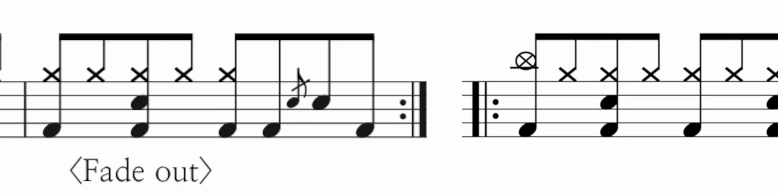
#> input picture backend/tests/fixtures/real_repeat_gpYDVEsuXio_end_repeat.png, 778 x 194 px
$ python -i system_detect.py   (imports and definitions only)
#> lines starting #> are read from the running program, lines starting #| are printed output that depends on the picture; after the words box and inside, x2 and y2 are one past the last pixel; in counts of white or black regions, pixels touching at a corner belong together
"""Staff, barline and system-region detection for captured drum scores.

Port of the corpus detector ``tools/measure_detect.py`` (drum-score corpus)
(the "hardened" detector that reproduces the corpus golden set, 67 captures /
367 barlines). The staff and barline primitives keep that file's behavior; the
source line ranges are cited on each function. ``system_regions`` is new: it
groups staff segments into screen rows and estimates each row's notation
envelope for the observation manifest (design section 5).

Coordinates are pixels of the image passed in. Boxes are half-open
``[x0, y0, x1, y1]``.
"""

from __future__ import annotations

from typing import Any, Dict, List, Optional, Tuple

import cv2
import numpy as np

DETECTOR_VERSION = "measure_detect-port-1"


# --------------------------------------------------------------------------- #
# Ported primitives (behavior-preserving)
# --------------------------------------------------------------------------- #


def percentile_u8(gray: np.ndarray, q: float) -> float:
    """``np.percentile(gray, q)`` (default linear method) of a uint8 image, read from its
    histogram instead of partitioning the whole image. Same value: the two order statistics
    come from the cumulative histogram and are interpolated exactly as numpy's ``_lerp`` does."""
    n = int(gray.size)
    if gray.dtype != np.uint8 or gray.ndim != 2 or n == 0 or n >= (1 << 24):
        return float(np.percentile(gray, q))
    hist = cv2.calcHist([np.ascontiguousarray(gray)], [0], None, [256], [0, 256]).ravel().astype(np.int64)
    cum = np.cumsum(hist)
    virtual = (n - 1) * (float(q) / 100.0)  # numpy "linear"
    if virtual >= n - 1:
        return float(np.searchsorted(cum, n - 1, side="right"))
    lo = max(int(np.floor(virtual)), 0)
    t = virtual - lo
    a = float(np.searchsorted(cum, lo, side="right"))  # the lo-th (0-based) order statistic
    b = float(np.searchsorted(cum, lo + 1, side="right"))
    d = b - a
    return b - d * (1.0 - t) if t >= 0.5 else a + d * t


def normalize_polarity(img: np.ndarray) -> Tuple[np.ndarray, bool]:
    """Dark-theme scores (light ink on dark paper) are inverted to dark-on-light.

    Source: measure_detect.py:5-10.
    """
    gray = cv2.cvtColor(img, cv2.COLOR_BGR2GRAY)
    if percentile_u8(gray, 50) < 110:
        return 255 - img, True
    return img, False


def ink_mask(img: np.ndarray) -> np.ndarray:
    """Source: measure_detect.py:13-16."""
    gray = cv2.cvtColor(img, cv2.COLOR_BGR2GRAY)
    paper = np.percentile(gray, 75)
    return (gray < min(150, paper - 60)).astype(np.uint8)


def _line_rows(horiz: np.ndarray, min_frac: float) -> List[Tuple[float, int]]:
    """Source: measure_detect.py:19-30."""
    prof = horiz.sum(axis=1).astype(float)
    if prof.max() <= 0:
        return []
    rows = np.flatnonzero(prof >= max(min_frac * horiz.shape[1], 0.5 * prof.max()))
    lines, start = [], None
    for i, r in enumerate(rows):
        if start is None:
            start = r
        if i == len(rows) - 1 or rows[i + 1] != r + 1:
            lines.append(((start + r) / 2.0, r - start + 1))
            start = None
    return lines


def _horizontal_lines(ink: np.ndarray) -> np.ndarray:
    w = ink.shape[1]
    return cv2.morphologyEx(ink, cv2.MORPH_OPEN, cv2.getStructuringElement(cv2.MORPH_RECT, (max(40, w // 25), 1)))


def _uniform_window(lines: List[Tuple[float, int]], i: int) -> bool:
    """Five rows from ``i`` with near-equal spacing (measure_detect.py:40-42)."""
    if i + 5 > len(lines):
        return False
    d = np.diff([l[0] for l in lines[i : i + 5]])
    return bool(d.min() >= 4 and d.max() / d.min() < 1.25)


def _line_coverage(horiz: np.ndarray, lines: List[Tuple[float, int]]) -> List[int]:
    """Columns covered by each detected line row (its full thickness band)."""
    out = []
    for y, th in lines:
        a = int(np.floor(y - (th - 1) / 2.0))
        b = int(np.ceil(y + (th - 1) / 2.0)) + 1
        out.append(int(horiz[max(0, a) : b].any(axis=0).sum()))
    return out


# A candidate five-line window replaces the first one only when it is clearly
# more staff-like: its score must exceed the first window's by this factor.
_WINDOW_SWITCH_MARGIN = 1.03


def _window_score(lines: List[Tuple[float, int]], cover: List[int], j: int) -> float:
    """Staff-likeness of the five rows from ``j``.

    Staff lines span the whole system with the same thin stroke; a beam row or
    a line of note heads is shorter (fragmented between groups) and much
    thicker. Score = summed coverage, halved for every row whose thickness is
    an outlier against the window's median (beam/notehead band).
    """
    th = np.array([lines[k][1] for k in range(j, j + 5)], float)
    med = float(np.median(th))
    outliers = int(np.sum(th > 2.0 * med + 1.0))
    return float(sum(cover[j : j + 5])) * (0.5 ** outliers)


def _best_staff_window(lines: List[Tuple[float, int]], cover: List[int], i: int) -> int:
    """Start index of the most staff-like uniform five-row window overlapping ``i..i+4``.

    Only windows reachable through a chain of uniform windows are considered
    (a uniform run of six or more rows); the first window is kept unless an
    alternative scores clearly higher, so plain five-line staves are unchanged.
    """
    best, best_score = i, _window_score(lines, cover, i)
    j = i + 1
    while j <= i + 4 and _uniform_window(lines, j):
        # Same spacing as the first window, so the run is one ladder of rows.
        g0 = (lines[i + 4][0] - lines[i][0]) / 4.0
        gj = (lines[j + 4][0] - lines[j][0]) / 4.0
        if abs(gj - g0) > 0.2 * g0:
            break
        s = _window_score(lines, cover, j)
        if s > best_score * _WINDOW_SWITCH_MARGIN:
            best, best_score = j, s
        j += 1
    return best


def find_staves(ink: np.ndarray) -> List[Dict[str, Any]]:
    """Five-line staves, split into continuous horizontal segments.

    Source: measure_detect.py:33-70, except that a uniform run of six or more
    rows (beams / note heads one gap off the staff) keeps the most staff-like
    five (``_best_staff_window``) instead of the first five.
    """
    h, w = ink.shape
    horiz = _horizontal_lines(ink)
    lines = _line_rows(horiz, 0.2)
    cover = _line_coverage(horiz, lines)
    staves, i = [], 0
    while i + 4 < len(lines):
        if _uniform_window(lines, i):
            # A row of beams / note heads one gap above (or below) the staff can
            # extend a uniform run to six or more "lines"; the original took the
            # first five. Pick the five that look most like staff lines.
            j = _best_staff_window(lines, cover, i)
            ys = [l[0] for l in lines[j : j + 5]]
            d = np.diff(ys)
            staves.append({"lines": ys, "gap": float(d.mean()), "thick": float(np.mean([l[1] for l in lines[j : j + 5]]))})
            i = j + 5
        else:
            i += 1
    segments = []
    for st in staves:
        # A staff can stop and restart on the same rows (e.g. a preview of the
        # next line beside the current one): each continuous run is its own staff.
        rows = [int(round(y)) for y in st["lines"]]
        present = np.zeros(w, bool)
        for r in rows:
            present |= horiz[max(0, r - 1) : r + 2].any(axis=0)
        cols = np.flatnonzero(present)
        if not len(cols):
            continue
        runs, start, prev = [], cols[0], cols[0]
        for c in cols[1:]:
            if c - prev > 0.8 * st["gap"]:
                runs.append((start, prev))
                start = c
            prev = c
        runs.append((start, prev))
        for a, b in runs:
            if b - a < 3 * st["gap"]:
                continue
            seg = dict(st, x=(int(a), int(b)))
            seg["clipped_left"] = a <= 2
            seg["clipped_right"] = b >= w - 3
            segments.append(seg)
    return segments


def _attached_blob(ink: np.ndarray, x0: int, x1: int, st: Dict[str, Any]) -> bool:
    """True when the stroke is a stem or part of a glyph rather than a barline.

    Source: measure_detect.py:73-109. Only the spaces between staff lines are
    inspected. A notehead touching an end of the stroke fills a space beside
    it; a glyph stroke has ink beside it on both sides across most spaces; a
    barline has ink on one side at most.
    """
    top, bot, gap = st["lines"][0], st["lines"][4], st["gap"]
    h, w = ink.shape
    reach = max(2, int(round(0.2 * gap)))
    margin = st["thick"] / 2 + 2
    rows = np.arange(h)
    space = np.ones(h, bool)
    for y in st["lines"]:
        space &= np.abs(rows - y) > margin
    ends = [(int(top - 0.6 * gap), int(top + 1.4 * gap)), (int(bot - 1.4 * gap), int(bot + 0.6 * gap))]
    left, right = ink[:, max(0, x0 - reach) : x0], ink[:, x1 + 1 : min(w, x1 + 1 + reach)]
    left_far, right_far = ink[:, max(0, x0 - reach - 2) : max(0, x0 - 2)], ink[:, x1 + 3 : min(w, x1 + 3 + reach)]
    hits = []
    for near, far in ((left, left_far), (right, right_far)):
        if near.size == 0:
            hits.append(0)
            continue
        filled = near.mean(axis=1) >= 0.6
        if filled[int(top) : int(bot) + 1].mean() > 0.85:
            hits.append(0)
            continue  # neighbouring full-height stroke: thick/thin pair
        for a, b in ends:
            a, b = max(0, a), min(h, b)
            if (filled[a:b] & space[a:b]).sum() >= max(2, 0.3 * gap):
                return True
        touched = far.any(axis=1) if far.size else np.zeros(h, bool)
        hits.append(
            sum(
                bool((touched & space)[int(a) : int(b) + 1].sum() >= max(2, 0.25 * gap))
                for a, b in zip(st["lines"][:-1], st["lines"][1:])
            )
        )
    return max(hits) >= 3 and min(hits) >= 2


def find_barlines(ink: np.ndarray, st: Dict[str, Any], nonstaff: Optional[np.ndarray] = None) -> List[Dict[str, Any]]:
    """Source: measure_detect.py:112-141."""
    top, bot, gap = st["lines"][0], st["lines"][4], st["gap"]
    t, b = int(round(top)), int(round(bot))
    h, w = ink.shape
    cover = ink[t : b + 1].mean(axis=0)
    a0, a1 = max(0, int(top - 1.5 * gap)), max(0, int(top - 0.35 * gap))
    b0, b1 = min(h, int(bot + 0.35 * gap)), min(h, int(bot + 1.5 * gap))
    above = ink[a0:a1].mean(axis=0) if a1 > a0 else np.zeros(w)
    below = ink[b0:b1].mean(axis=0) if b1 > b0 else np.zeros(w)
    cand = (cover >= 0.95) & (above < 0.5) & (below < 0.5)
    x0, x1 = st["x"]
    cand[: max(0, x0 - 2)] = False
    cand[x1 + 3 :] = False
    groups: List[List[int]] = []
    for x in np.flatnonzero(cand):
        if groups and x - groups[-1][-1] <= 2:
            groups[-1].append(x)
        else:
            groups.append([x])
    if nonstaff is not None:
        groups = [g for g in groups if not _attached_blob(ink, g[0], g[-1], st)]
    bounds: List[Dict[str, Any]] = []
    for g in groups:
        s = (g[0], g[-1])
        if bounds and s[0] - bounds[-1]["x1"] <= gap:
            bounds[-1]["x1"] = s[1]
            bounds[-1]["strokes"].append(s)
        else:
            bounds.append({"x0": s[0], "x1": s[1], "strokes": [s]})
    # The percussion clef's thick bars at the staff start are not a barline.
    return [bd for bd in bounds if bd["x0"] - x0 > 1.5 * gap or len(bounds) == 1]


def has_percussion_clef(ink: np.ndarray, st: Dict[str, Any]) -> bool:
    """Two short bars over the middle staff lines right after the staff start.

    Source: measure_detect.py:144-151 (``_has_percussion_clef``).
    """
    l, gap = st["lines"], st["gap"]
    x0 = st["x"][0]
    zone = slice(x0, x0 + int(2.5 * gap))
    mid = ink[int(l[1]) : int(l[3]) + 1, zone].mean(axis=0)
    full = ink[int(l[0]) : int(l[4]) + 1, zone].mean(axis=0)
    return bool(((mid >= 0.9) & (full < 0.8)).any())


# [5 lines left out: function detect, not called in this run]


def _detect_on_ink(ink: np.ndarray, inverted: bool) -> Dict[str, Any]:
    staves = find_staves(ink)
    out = []
    for st in staves:
        nonstaff = ink.copy()
        half = st["thick"] / 2 + 1
        for y in st["lines"]:
            nonstaff[max(0, int(y - half)) : int(y + half) + 1] = 0
        bars = find_barlines(ink, st, nonstaff)
        if has_percussion_clef(ink, st):
            # Clef and time signature fill the start of the line: a single thin
            # stroke there is a glyph. A repeat start (two strokes) is kept.
            bars = [b for b in bars if b["x0"] - st["x"][0] >= 6 * st["gap"] or len(b["strokes"]) > 1]
        # Reaching the ROI edge is normal for a tight strip; it is clipped only
        # when no barline closes the staff there.
        near = lambda x: any(abs(b["x0"] - x) <= st["gap"] or abs(b["x1"] - x) <= st["gap"] for b in bars)  # noqa: E731
        clipped = [bool(st["clipped_left"]), bool(st["clipped_right"] and not near(st["x"][1]))]
        out.append(
            {
                "lines": [round(y, 1) for y in st["lines"]],
                "gap": round(st["gap"], 2),
                "thick": round(st["thick"], 2),
                "x": list(st["x"]),
                "clipped": clipped,
                "bars": [[int(b["x0"]), int(b["x1"]), len(b["strokes"])] for b in bars],
            }
        )
    return {"inverted": inverted, "staves": out}


def barline_centres(staff: Dict[str, Any]) -> List[float]:
    """Source: corpus tools/golden.py:21-22."""
    return [(b[0] + b[1]) / 2 for b in staff["bars"]]


# --------------------------------------------------------------------------- #
# Golden-set scoring (golden.py:35-54) plus unmatched extra staves
# --------------------------------------------------------------------------- #


# [35 lines left out: function score_against_golden, not called in this run]


# --------------------------------------------------------------------------- #
# System regions (new)
# --------------------------------------------------------------------------- #


ENVELOPE_METHOD = "attached_ink_chain_v1"


def attached_envelope(stats: np.ndarray, count: int, *, top: float, bot: float, gap: float, x_lo: int, x_hi: int,
                      band_top: float, band_bot: float, width: int, base: List[int]) -> List[int]:
    """Notation envelope of one staff row: union of the ink components chained to it.

    Seeds are components that reach the staff rows (notes, stems, beams, bar
    lines are connected to the staff or cross it). A component joins when its
    box comes within 0.75 gap (vertically and horizontally) of an included one,
    repeated until stable, so marks above beams, articulation, dynamics and
    lyric lines that sit close to the notation are included, while unrelated
    ink further away (another row's text, video background) is not. Only
    components inside the row band and within one gap of the staff's x extent
    are considered. Frame-wide thin lines are ignored.
    """
    cand = []
    for idx in range(1, count):
        x, y, bw, bh, area = stats[idx]
        if area < 2:
            continue
        if y + bh <= band_top or y >= band_bot:
            continue
        if x + bw <= x_lo - gap or x >= x_hi + gap:
            continue
        if bw > 0.9 * width and bh <= 2:
            continue
        cand.append((int(x), int(y), int(x + bw), int(y + bh)))
    if not cand:
        return base
    boxes = np.array(cand, dtype=np.float64)
    inc = (boxes[:, 3] >= top - 0.5 * gap) & (boxes[:, 1] <= bot + 0.5 * gap)
    reach = 0.75 * gap
    for _ in range(12):
        if not inc.any():
            break
        cur = boxes[inc]
        new = inc.copy()
        for k in np.flatnonzero(~inc):
            b = boxes[k]
            dy = np.maximum(0.0, np.maximum(cur[:, 1] - b[3], b[1] - cur[:, 3]))
            dx = np.maximum(0.0, np.maximum(cur[:, 0] - b[2], b[0] - cur[:, 2]))
            if np.any((dy <= reach) & (dx <= reach)):
                new[k] = True
        if (new == inc).all():
            break
        inc = new
    env = list(base)
    for b in boxes[inc]:
        env[0] = min(env[0], int(b[0]))
        env[1] = min(env[1], int(max(b[1], band_top)))
        env[2] = max(env[2], int(b[2]))
        env[3] = max(env[3], int(min(b[3], band_bot)))
    return env


def system_regions(img: np.ndarray, *, min_width_gaps: float = 8.0) -> Dict[str, Any]:
    """Group staff segments into rows and estimate each row's notation envelope.

    Returns ``{"inverted", "regions": [...]}``; each region has
    ``staff_y`` (5 line rows), ``staff_gap_px``, ``staff_x`` (segment extent),
    ``segments`` (all staff segments on the row, e.g. a current line and a
    preview beside it), ``bars`` (barlines of the widest segment),
    ``bbox`` / ``row_band`` (vertical band owned by this row, halfway to
    neighbours; 8 gaps when there is no neighbour), ``envelope_bbox``
    (``attached_envelope``: ink components chained to the staff, within the
    row band) and
    ``issues`` (``envelope_at_top_edge`` / ``envelope_at_bottom_edge`` when a
    content component comes within 0.25 gap of the image border,
    ``staff_clipped_left`` / ``staff_clipped_right``).
    Rows narrower than ``min_width_gaps`` staff gaps are ignored.
    """
    norm, inverted = normalize_polarity(img)
    h, w = norm.shape[:2]
    ink = ink_mask(norm)
    det = _detect_on_ink(ink, inverted)
    if not det["staves"]:
        # Fallback for thin, light (anti-aliased) staff lines that the ported
        # threshold misses: a lighter ink cut. Only used when no staff is found,
        # so detect() and the golden regression are unaffected.
        gray = cv2.cvtColor(norm, cv2.COLOR_BGR2GRAY)
        paper = np.percentile(gray, 75)
        light = (gray < min(200, paper - 35)).astype(np.uint8)
        det_l = _detect_on_ink(light, inverted)
        if det_l["staves"]:
            ink, det = light, det_l
    staves = sorted(det["staves"], key=lambda s: (s["lines"][0], s["x"][0]))
    rows: List[List[Dict[str, Any]]] = []
    for st in staves:
        if rows and abs(rows[-1][0]["lines"][0] - st["lines"][0]) < 1.5 * st["gap"]:
            rows[-1].append(st)
        else:
            rows.append([st])
    picked = []
    for segs in rows:
        main = max(segs, key=lambda s: s["x"][1] - s["x"][0])
        if main["x"][1] - main["x"][0] < min_width_gaps * main["gap"]:
            continue
        picked.append((main, segs))

    regions = []
    count, labels, stats, _ = cv2.connectedComponentsWithStats(ink, connectivity=8)
    for i, (st, segs) in enumerate(picked):
        gap = float(st["gap"])
        top, bot = st["lines"][0], st["lines"][4]
        prev_bot = picked[i - 1][0]["lines"][4] if i else None
        next_top = picked[i + 1][0]["lines"][0] if i + 1 < len(picked) else None
        band_top = (prev_bot + top) / 2.0 if prev_bot is not None else max(0.0, top - 8 * gap)
        band_bot = (bot + next_top) / 2.0 if next_top is not None else min(float(h), bot + 8 * gap)
        x_lo = min(s["x"][0] for s in segs)
        x_hi = max(s["x"][1] for s in segs) + 1
        env = attached_envelope(stats, count, top=top, bot=bot, gap=gap, x_lo=x_lo, x_hi=x_hi,
                                band_top=band_top, band_bot=band_bot, width=w,
                                base=[x_lo, int(np.floor(top - st.get("thick", 1))), x_hi, int(np.ceil(bot + st.get("thick", 1))) + 1])
        env = [max(0, env[0]), max(0, env[1]), min(w, env[2]), min(h, env[3])]
        issues = []
        edge = max(1, int(round(0.25 * gap)))
        if env[1] <= edge:
            issues.append("envelope_at_top_edge")
        if env[3] >= h - edge:
            issues.append("envelope_at_bottom_edge")
        if st["clipped"][0]:
            issues.append("staff_clipped_left")
        if st["clipped"][1]:
            issues.append("staff_clipped_right")
        regions.append(
            {
                "staff_y": [float(y) for y in st["lines"]],
                "staff_gap_px": gap,
                "staff_x": [int(st["x"][0]), int(st["x"][1]) + 1],
                "segments": [[int(s["x"][0]), int(s["x"][1]) + 1] for s in segs],
                "bars": [[int(b[0]), int(b[1]), int(b[2])] for b in st["bars"]],
                "clef": has_percussion_clef(ink, {"lines": st["lines"], "gap": gap, "x": st["x"]}),
                "bbox": [0, int(max(0, np.floor(band_top))), w, int(min(h, np.ceil(band_bot)))],
                "row_band": [0, int(max(0, np.floor(band_top))), w, int(min(h, np.ceil(band_bot)))],
                "envelope_bbox": [int(v) for v in env],
                "issues": issues,
            }
        )
    return {"inverted": inverted, "regions": regions, "size": [w, h]}

>>> import cv2
>>> picture = cv2.imread('../../tests/fixtures/real_repeat_gpYDVEsuXio_end_repeat.png')
#> picture is the input picture: shape (194, 778, 3); mean B, G, R 231.4, 231.4, 231.4
>>> result = system_regions(picture)
#> in percentile_u8, `hist = cv2.calcHist([np.ascontiguousarray(gray)], [0], None, [256], [0..`: hist = 256 values, max 116337 at index 253, min 0 at index 7, mean 589.6
#> in percentile_u8, `cum = np.cumsum(hist)`: cum = 256 values from 3482 to 150932
#> in percentile_u8, `a = float(np.searchsorted(cum, lo, side="right"))`: a = 253
#> in percentile_u8, `d = b - a`: d = 0
#> in system_regions, `norm, inverted = normalize_polarity(img)`: inverted = False
#> in ink_mask, `paper = np.percentile(gray, 75)`: paper = 253
#> in ink_mask, `return (gray < min(150, paper - 60)).astype(np.uint8)`:
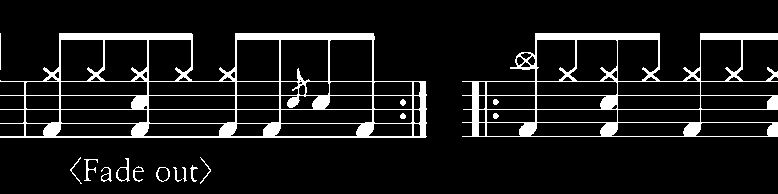
#> returned value: shape (194, 778); values 0 (black) and 1 (white), 9.7% white; 17 white regions, largest, box (x1, y1, x2, y2) and area: (0, 33, 427, 138) 8131, (462, 33, 778, 137) 5778, (116, 158, 130, 182) 93
#> in _horizontal_lines, `return cv2.morphologyEx(ink, cv2.MORPH_OPEN, cv2.getStructuringElement..`:
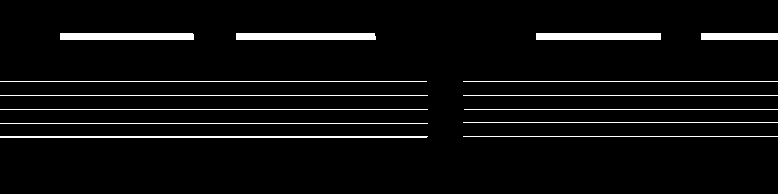
#> returned value: shape (194, 778); values 0 (black) and 1 (white), 4.9% white; 14 white regions, largest, box (x1, y1, x2, y2) and area: (236, 33, 376, 40) 977, (60, 33, 194, 40) 937, (536, 33, 661, 40) 875
#> in _line_rows, `prof = horiz.sum(axis=1).astype(float)`: prof = 194 values, max 743 at index 95, min 0 at index 0, mean 38.49
#> (the rest of the program and of its run is left out)
